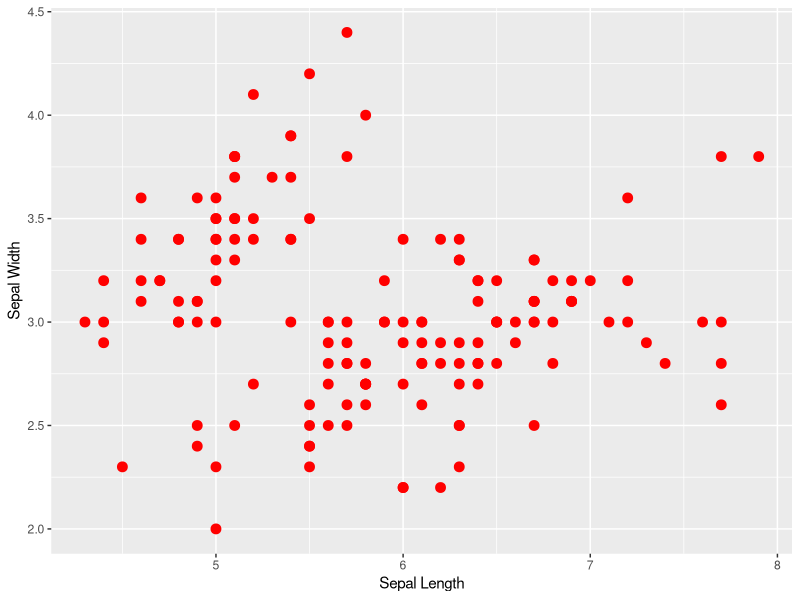

Write the R code that produced this figure.
#### CONTENTS ####
# The following script works though: 
# 1) R packages
# 2) Basic ggplot examples
# 3) Additional package suggestions
#
#### 1 | R Packages ####
# An R package is a collection of code (functions) designed to perform a
# particular task (or set of tasks). When you download and install R there are
# several "base" packages that are installed with the base version of R, but
# many tasks (e.g. advanced statistics, graphing, data management) require or
# are helped by additional packages that can be downloaded directly in R Studio.
#
# Before a package can be used, it must first be downloaded and then loaded.
# This process can be done from the packages tab in RStudio, or in line with
# the code that follows:

install.packages("tidyverse")   #installs the package "tidyverse"
library(tidyverse)              #loads the package "tidyverse" (which includes
                                #   the "ggplot2" package that will be used
                                #   below)
#
#### 2 | ggplot package ####
data("iris")  #load the example dataset "iris"

ggplot(data=iris,aes(x=Sepal.Length,y=Sepal.Width)) +   #build the (blank) base plot
  geom_point(size=3, color="red") +                     #add points (with specific size and color)
  labs(x="Sepal Length",y="Sepal Width")                #make better x/y axis labels

# ggplot is nearly infinitely flexible. For example, you can also:
#  - add lines with the geom_line function
#  - create bar graphs with the geom_bar (or geom_column) function
#  - add means and error bars with the geom_errorbar function
#  - adjust a variety of graphing parameters with the theme function
# 
# further information on the ggplot2 package can be found here: 
#               https://ggplot2.tidyverse.org/

#### 3 | additional suggested packages ####